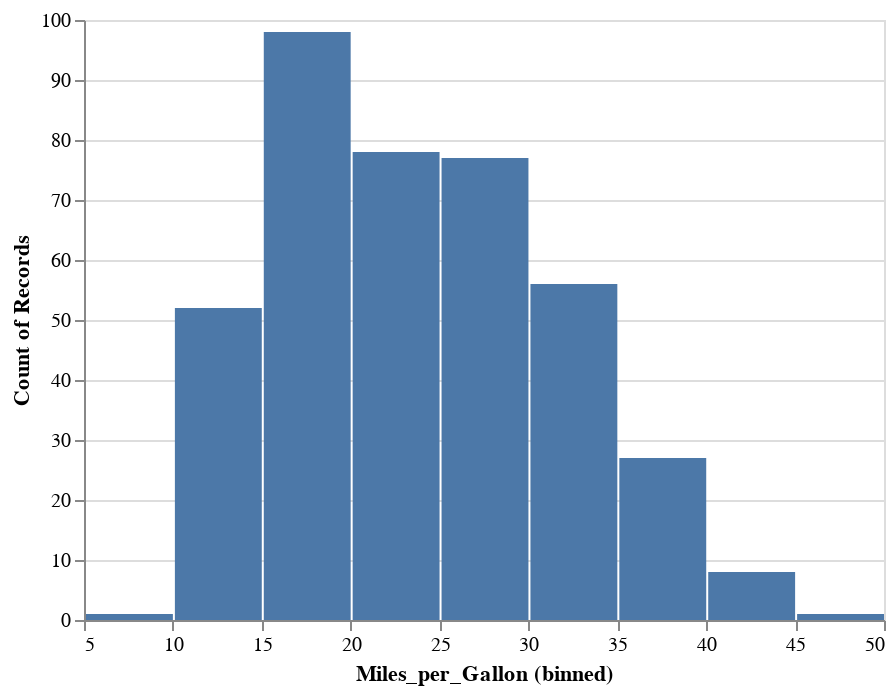

The notebook cell saved with this chart:
### Code cell
# HISTOGRAM

alt.Chart(cars).mark_bar().encode(x = alt.X('Miles_per_Gallon', bin = True), y = 'count()')

### Figure 1 — Vega-Lite specification as saved in the notebook (floating-point values rounded to 4 significant figures; data arrays with more than 128 entries replaced by an {"elided": "..."} marker saying what was removed)
{"config": {"view": {"continuousWidth": 400, "continuousHeight": 300}}, "data": {"name": "data-f02450ab61490a1363517a0190416235"}, "mark": "bar", "encoding": {"x": {"type": "quantitative", "bin": true, "field": "Miles_per_Gallon"}, "y": {"type": "quantitative", "aggregate": "count"}}, "$schema": "https://vega.github.io/schema/vega-lite/v4.8.1.json", "datasets": {"data-f02450ab61490a1363517a0190416235": {"elided": "406 records"}}}
